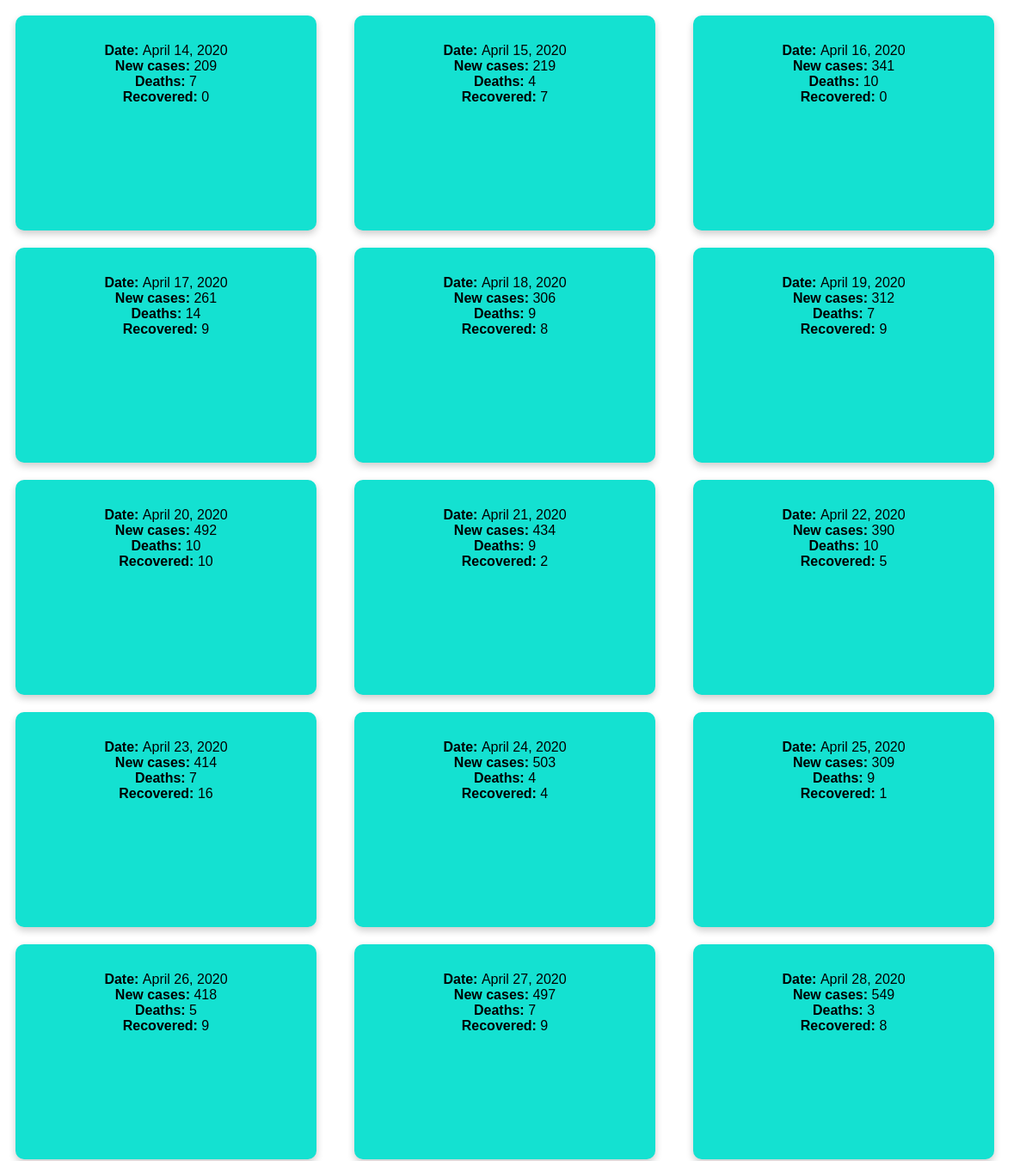
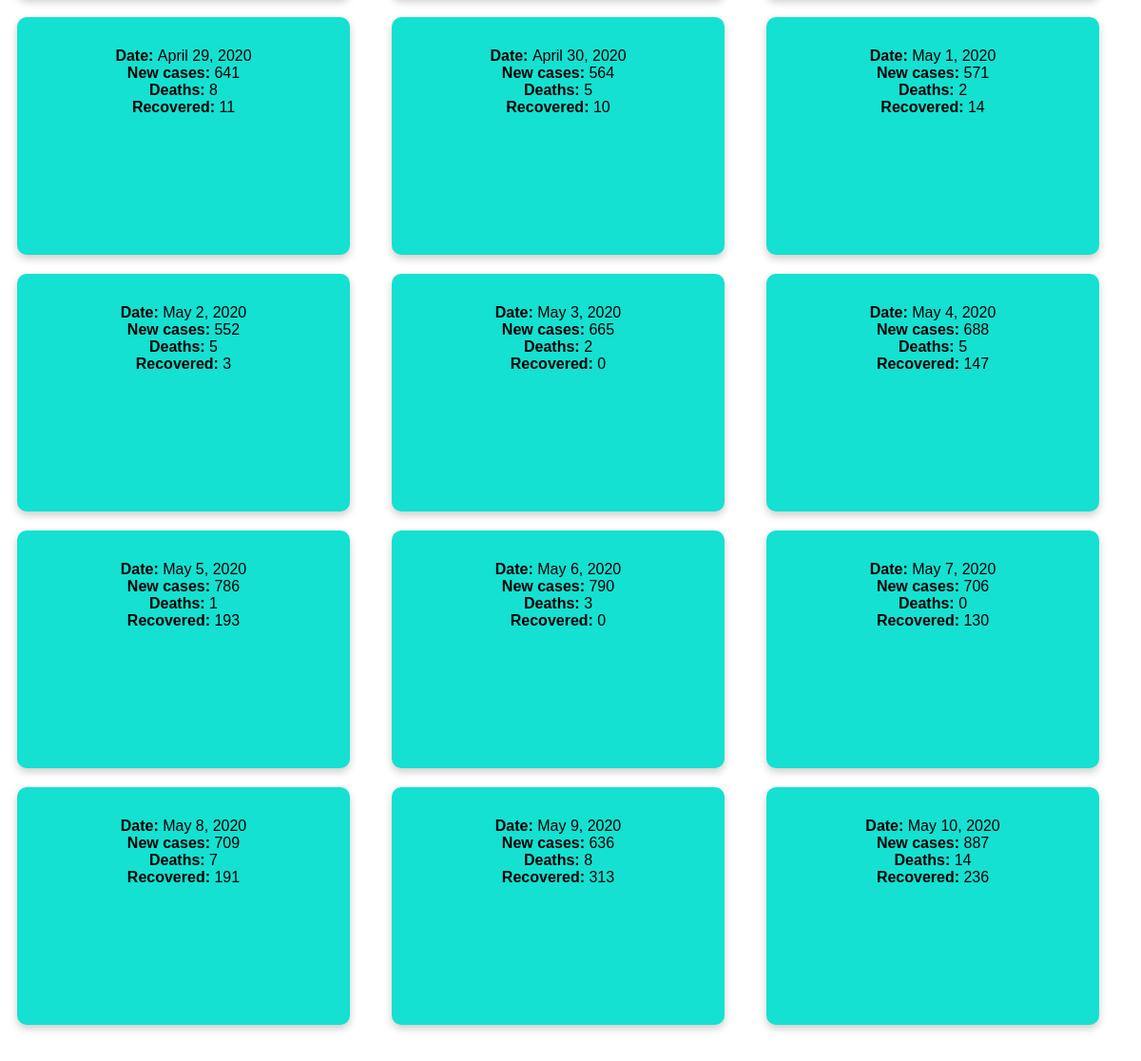
The page / on the database its author committed (2 pictures, top to bottom).
### main/models.py (models this page shows, shortened)
class Cases(models.Model):
    date = models.DateField(auto_now=False)
    new_cases = models.IntegerField()
    new_deaths = models.IntegerField()
    new_recovered = models.IntegerField()
    no_of_test = models.IntegerField()

### main/views.py (the view)
# urls.py: 2. Add a URL to urlpatterns:  path('', views.home, name='home')
def home(request):
    cases = Cases.objects.all()
    context = {'cases' : cases}
    return render(request, 'home.html', context)

### templates/home.html (shortened to what this page needs)
<html>
<head>
</head>
<body>
    <div class="row">
    {% for case in cases %}
      <div class="column">
        <div class="card">
            <p>  <b>Date: </b>{{case.date}}<br>
                 <b>New cases: </b>{{case.new_cases}}<br>
                 <b>Deaths: </b>{{case.new_deaths}}<br>
                 <b>Recovered: </b>{{case.new_recovered}}<br>
            </p>
        </div>
    </div>
    {% if forloop.counter|divisibleby:3 %}
        </div><div class="row">
    {% endif %}
{% endfor %}
</body>
</html>

### templates/home.html (style rules this page uses)
* { box-sizing: border-box; }
body { font-family: Arial, Helvetica, sans-serif; }
.column { float: left; width: 33%; padding: 0 15px; }
.row { margin: 0 -5px; padding: 10px 0px; }
.row:after { content: ""; display: table; clear: both; }
.card { box-shadow: 0 4px 8px 0 rgba(0,0,0,0.2); padding: 16px; text-align: center; background-color: #14e1d1; transition: 0.3s; border-radius: 10px; width: 350px; height: 250px; }

### rows shown on the page
Cases: date "April 14, 2020", new_cases "209", new_deaths "7", new_recovered "0"
Cases: date "April 15, 2020", new_cases "219", new_deaths "4", new_recovered "7"
Cases: date "April 16, 2020", new_cases "341", new_deaths "10", new_recovered "0"
Cases: date "April 17, 2020", new_cases "261", new_deaths "14", new_recovered "9"
Cases: date "April 18, 2020", new_cases "306", new_deaths "9", new_recovered "8"
Cases: date "April 19, 2020", new_cases "312", new_deaths "7", new_recovered "9"
Cases: date "April 20, 2020", new_cases "492", new_deaths "10", new_recovered "10"
Cases: date "April 21, 2020", new_cases "434", new_deaths "9", new_recovered "2"
Cases: date "April 22, 2020", new_cases "390", new_deaths "10", new_recovered "5"
Cases: date "April 23, 2020", new_cases "414", new_deaths "7", new_recovered "16"
Cases: date "April 24, 2020", new_cases "503", new_deaths "4", new_recovered "4"
Cases: date "April 25, 2020", new_cases "309", new_deaths "9", new_recovered "1"
Cases: date "April 26, 2020", new_cases "418", new_deaths "5", new_recovered "9"
Cases: date "April 27, 2020", new_cases "497", new_deaths "7", new_recovered "9"
Cases: date "April 28, 2020", new_cases "549", new_deaths "3", new_recovered "8"
Cases: date "April 29, 2020", new_cases "641", new_deaths "8", new_recovered "11"
Cases: date "April 30, 2020", new_cases "564", new_deaths "5", new_recovered "10"
Cases: date "May 1, 2020", new_cases "571", new_deaths "2", new_recovered "14"
Cases: date "May 2, 2020", new_cases "552", new_deaths "5", new_recovered "3"
Cases: date "May 3, 2020", new_cases "665", new_deaths "2", new_recovered "0"
Cases: date "May 4, 2020", new_cases "688", new_deaths "5", new_recovered "147"
Cases: date "May 5, 2020", new_cases "786", new_deaths "1", new_recovered "193"
Cases: date "May 6, 2020", new_cases "790", new_deaths "3", new_recovered "0"
Cases: date "May 7, 2020", new_cases "706", new_deaths "0", new_recovered "130"
Cases: date "May 8, 2020", new_cases "709", new_deaths "7", new_recovered "191"
Cases: date "May 9, 2020", new_cases "636", new_deaths "8", new_recovered "313"
Cases: date "May 10, 2020", new_cases "887", new_deaths "14", new_recovered "236"
